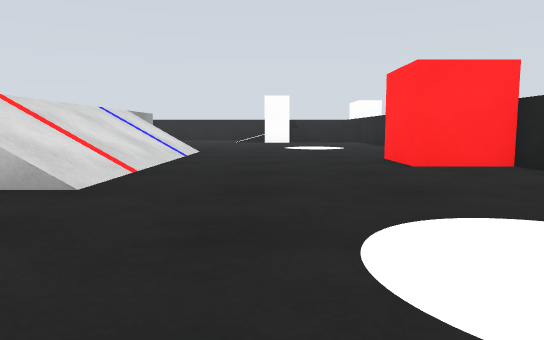
[1] (above)

18 first-person views from a walk through a world built for the Gazebo simulator. The camera is 0.11 m above the floor, tilts 6° down and sees 70° across. The floor is counted in squares, 0.2 m on a side. Each view is taken from the middle of a square. On the plan, view 1 faces up. The plan holds only what a view shows up to about 10 squares ahead; the rest is blank.

[2]
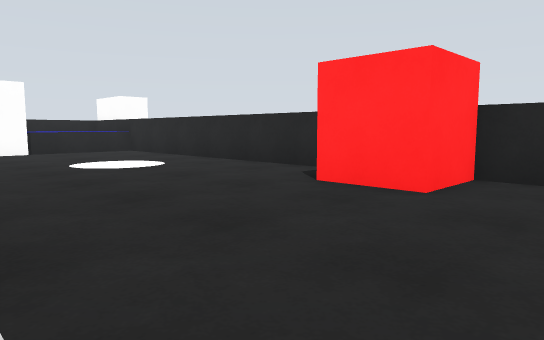

[3]
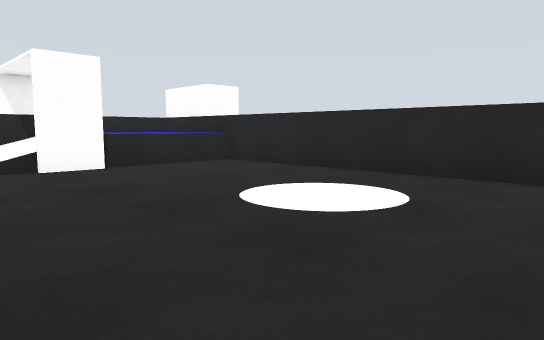

[4]
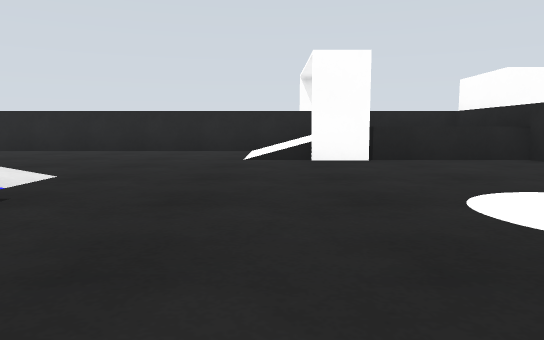

[5]
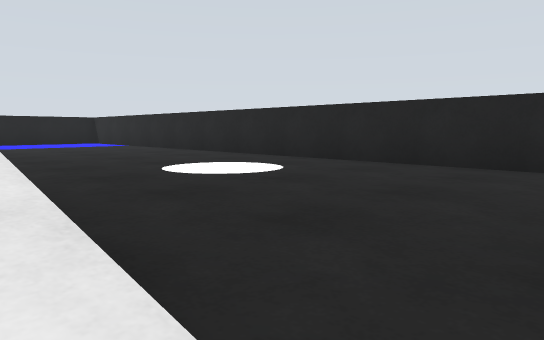

[6]
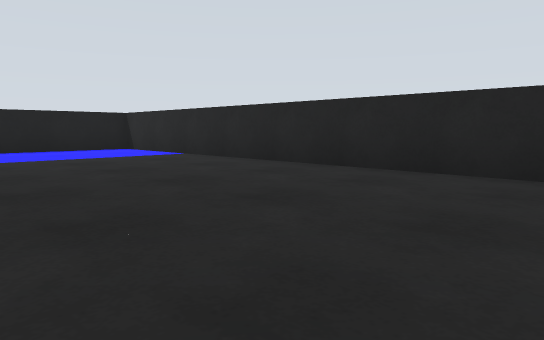

[7]
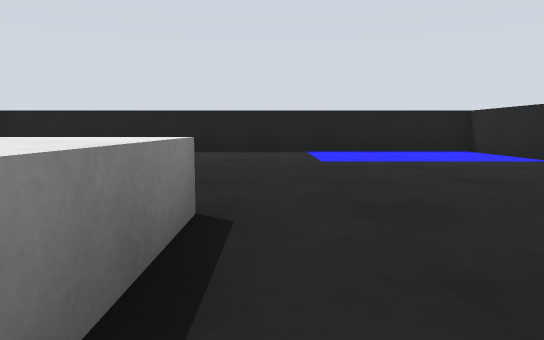

[8]
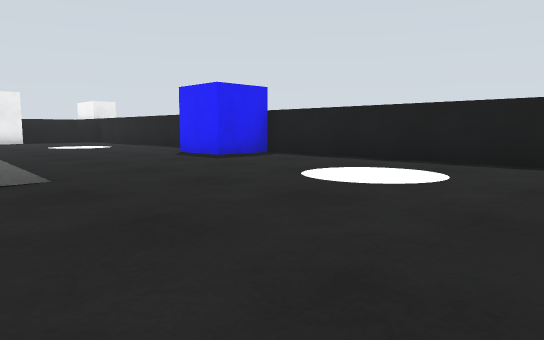

[9]
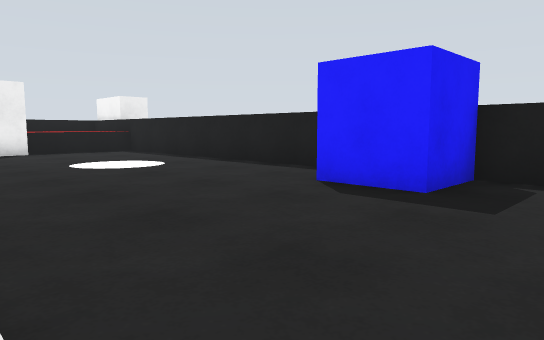

[10]
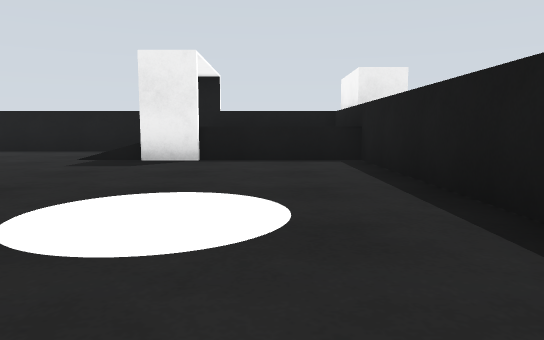

[11]
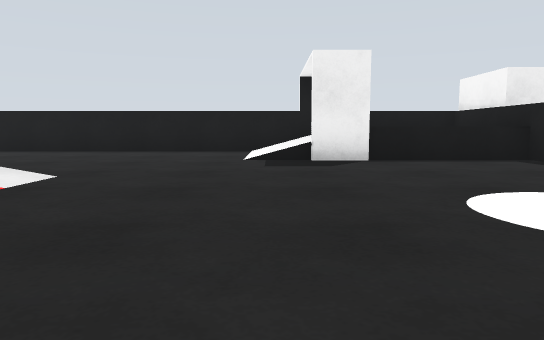

[12]
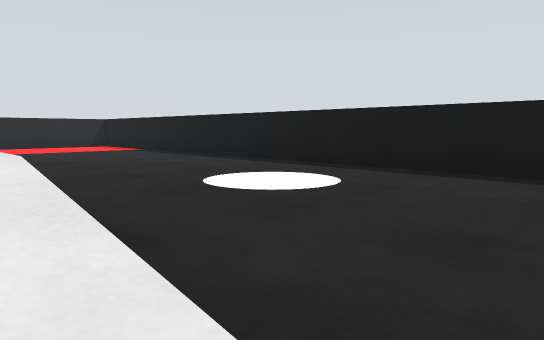

[13]
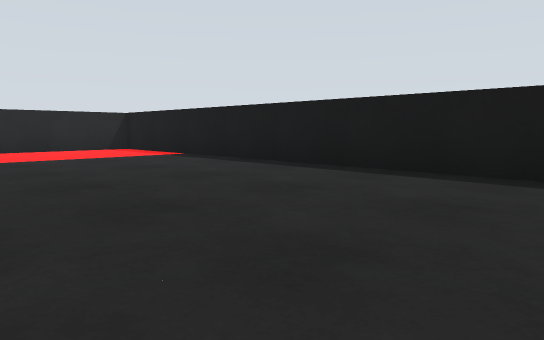

[14]
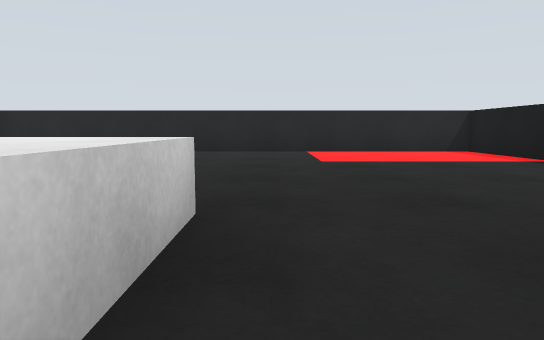

[15]
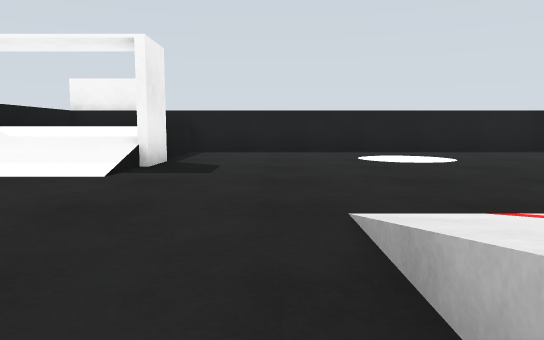

[16]
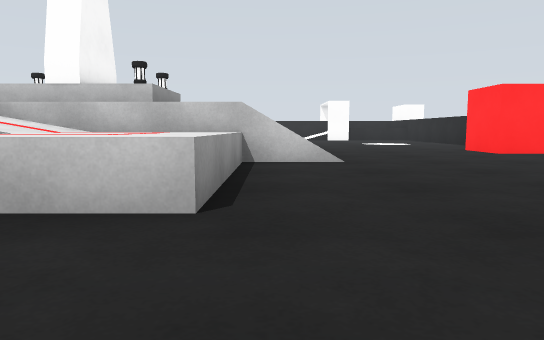

[17]
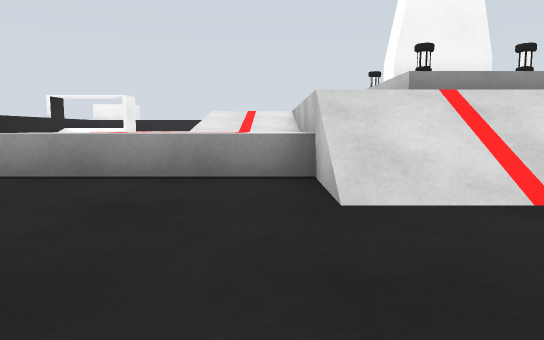

[18]
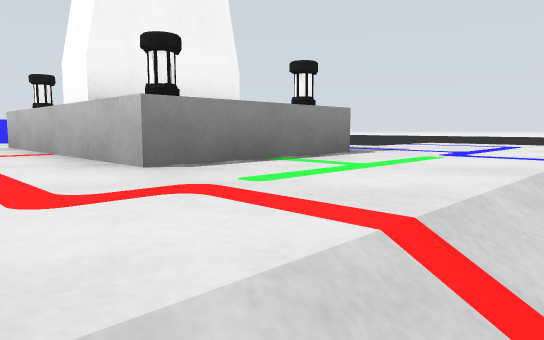

### Floor plan
Key: @ floor where view 1 was taken; # wall or solid block; x gap in a wall; . main floor; : floor 0.1 m higher than the main floor; + floor 0.2 m higher than the main floor; / step, stairs or slope; = window, fence, low wall or low ledge; v drop or lower ground.
Columns run from 19 left of view 1 to 4 right of it. Each row starts with its distance up from view 1.
 19 #################### ==#
 18 #.................//   #
 17 #.................//:  #
 16 #................./xv::#
 15 #......................#
 14 #......................#
 13 #.......::   ///.......#
 12 #.......:       .......#
 11 #.......     +++.......#
 10 #......      +++.......#
  9 #...../      +++//.....#
  8 #...../     ==++//.....
  7 ###.../       ++//...#
  6 ###.../       ++//...###
  5 #.....    ====++//.....#
  4 #.....       +++//.....#
  3 #......   +//:::...... #
  2 #.......  +//:::...... #
  1 #......./  : :::.......#
  0 #.......///:  ::...@...#
 -1 #......................#
 -2 #......................#
 -3 #::vx/.................#
 -4 #  ://.................#
 -5 #  ://.................#
 -6 #===####################

Where each view was taken, in squares from view 1:
view 1: 0 up, 0 right, facing up
view 2: 4 up, 2 left, facing up-right
view 3: 9 up, 2 left, facing up-right
view 4: 9 up, 1 left, facing up
view 5: 13 up, 3 left, facing up-left
view 6: 14 up, 8 left, facing up-left
view 7: 14 up, 9 left, facing left
view 8: 14 up, 12 left, facing down-left
view 9: 9 up, 13 left, facing down-left
view 10: 4 up, 17 left, facing down
view 11: 4 up, 14 left, facing down
view 12: 0 up, 11 left, facing down-right
view 13: 1 down, 7 left, facing down-right
view 14: 1 down, 6 left, facing right
view 15: 1 down, 9 left, facing left
view 16: 3 down, 3 left, facing up
view 17: 3 up, 1 right, facing left
view 18: 4 up, 3 left, facing up-left
